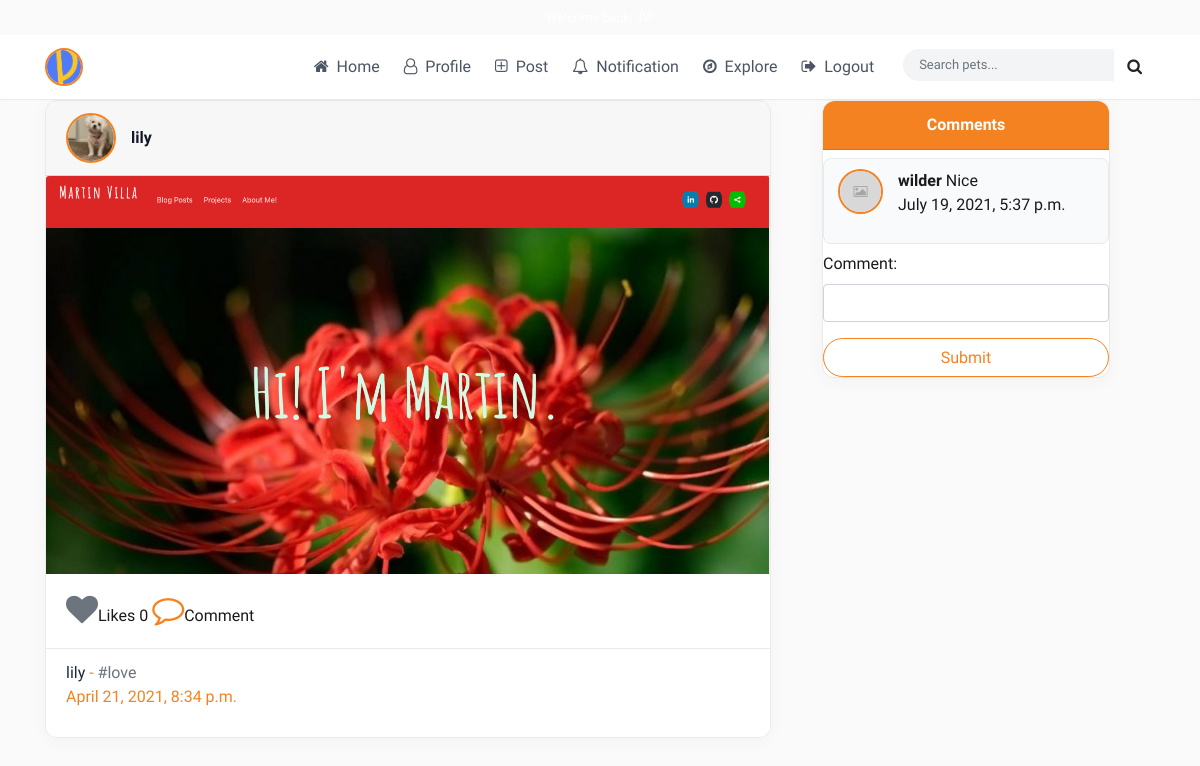
The page /post_detail/1/ (signed in) on the database its author committed.
### post/models.py (models this page shows, shortened)
class Post(models.Model):
    display_name = models.ForeignKey(CustomUser, related_name='user', on_delete=models.CASCADE)
    post_file= models.FileField(upload_to='post/', validators=[FileExtensionValidator(['jpg', 'jpeg', 'heic', 'HEIC', 'mp4', 'mov', 'png'])], null=True)
    caption = models.TextField()
    created_at = models.DateTimeField(default=timezone.now)
    likes = models.IntegerField(default=0)
    user_likes = models.ManyToManyField(CustomUser, related_name='user_likes', symmetrical=False, default=CustomUser, blank=True)
    dislikes = models.IntegerField(default=0)
    location = models.CharField(max_length=255, blank=True, null=True)
    filter_style = models.CharField(max_length=50, blank=True, null=True, default='normal')

class Comment(models.Model):
    comment = models.TextField(max_length=300)
    created_at = models.DateTimeField(default=timezone.now)
    user = models.ForeignKey(CustomUser, related_name='commenter', on_delete=models.CASCADE)
    post = models.ForeignKey(Post, on_delete=models.CASCADE)

### user_profile/models.py (models this page shows)
class CustomUser(AbstractUser):
    website = models.URLField(max_length=200, blank=True)
    bio = models.TextField()
    display_name = models.CharField(max_length=40)
    profile_pic = models.ImageField(upload_to='profile_img', null=True, blank=True)
    follows = models.ManyToManyField('self', related_name='user_follows', symmetrical=False, blank=True, default='self')
    CHOICES = (
        ('Dog', 'Dog'),
        ('Cat', 'Cat'),
        ('Hamster', 'Hamster'),
        ('Bird', 'Bird'),
        ('Fish', 'Fish'),
        ('Reptile', 'Reptile'),
        ('Others', 'Others'),
    )
    pet_type = models.CharField(max_length=300, choices = CHOICES)
    followers = models.ManyToManyField('self', related_name='user_followers', symmetrical=False, blank=True, default='self')
    groups = models.ManyToManyField(
        'auth.Group',
        verbose_name='groups',
        blank=True,
        help_text='The groups this user belongs to.',
        related_name='customuser_set',
        related_query_name='customuser',
    )
    user_permissions = models.ManyToManyField(
        'auth.Permission',
        verbose_name='user permissions',
        blank=True,
        help_text='Specific permissions for this user.',
        related_name='customuser_set',
        related_query_name='customuser',
    )
    def __str__(self):
        return self.display_name

### post/views.py (the view)
# urls.py: path('post_detail/<int:post_id>/', post.post_detail, name='post_detail'),
@login_required
def post_detail(request, post_id):
    notify = Notification.objects.filter(reciever=request.user, read=False).count()
    post = Post.objects.get(id=post_id)
    cap = post.caption.split(' ')
    hashtags = re.findall(r'#(\S+)', post.caption)
    cnotify = NotifyComment.objects.filter(reciever=request.user, read=False).count()
    total_notify = notify + cnotify
    if request.method == 'POST':
        form = CommentForm(request.POST)
        if form.is_valid():
            print(request.user.id)
            data=form.cleaned_data
            comment = Comment.objects.create(
                comment = data['comment'],
                user = request.user,
                post = post
            )
            return redirect(f'/post_detail/{post.id}')
    else:
        form = CommentForm()
        comments = Comment.objects.filter(post_id=post.id).order_by('-created_at')
        return render(request, 'post_detail.html', {
            'post': post,
            'comments': comments,
            'form': form,
            'total_notify': total_notify,
            'hashtags': hashtags,
            'cap': cap
            })

### post/forms.py
class CommentForm(forms.Form):
    comment = forms.CharField(widget=forms.TextInput(attrs={"class":"form-control"}))

### templates/post_detail.html (shortened to what this page needs)
<!doctype html>
{% load static %}
<html lang="en">
  <head>
    <link
      rel="stylesheet"
      href="https://maxcdn.bootstrapcdn.com/bootstrap/4.5.2/css/bootstrap.min.css"
    />
    <link
      rel="stylesheet"
      href="https://cdnjs.cloudflare.com/ajax/libs/font-awesome/4.7.0/css/font-awesome.min.css"
    />
    <link href="https://vjs.zencdn.net/7.11.4/video-js.css" rel="stylesheet" />
    <link rel="stylesheet" href="{% static 'css/style.css' %}" />
  </head>
  <body>
    {% include 'nav.html' %}
    <div class="container">
      <div class="first-col" style="float: left; width: 60%">
        <div class="card post" style="width: 109%">
          <div class="card-header">
            {% if post.display_name.profile_pic %}
            <img
              class="avatar"
              src="{{post.display_name.profile_pic.url}}"
              alt="avatar"
            />
            {% else %}
            <img
              class="avatar"
              src="{% static 'images/placeholder.png'%}"
              alt="Profile Picture"
            />
            {% endif %}
            <span class="post-header"
              ><a href="/profile/{{post.display_name.id}}"
                >{{post.display_name}}</a
              ></span
            >
          </div>
          {% if post.post_file.url|slice:"-4:" == '.mp4' or post.post_file.url|slice:"-4:" == '.mov' %}
          <video
            id="my-video"
            class="video-js card-img-top"
            controls
            preload="auto"
            width="640"
            height="464"
            data-setup="{}"
          >
            <source src="{{post.post_file.url}}#t=0.1" type="video/mp4" />
          </video>
          {% else %}
          <img
            class="card-img-top filter-{{ post.filter_style|default:'normal' }}"
            src="{{ post.post_file.url }}"
            alt="Post image"
          />
          {% endif %}
          <div class="card-body">
            {% if request.user in post.user_likes.all %}
            <span
              ><a href="/unlike/{{post.id}}/"
                ><i
                  class="fa fa-heart fa-2x text-danger"
                  aria-hidden="true"
                ></i></a
              >Likes {{post.likes}}</span
            >
            {% else %}
            <span
              ><a href="/like/{{post.id}}/"
                ><i
                  class="fa fa-heart fa-2x text-secondary"
                  aria-hidden="true"
                ></i></a
              >Likes {{post.likes}}</span
            >
            {% endif %}
            <span class="card-title bubble"
              ><a href="/post_detail/{{post.id}}"
                ><i class="fa fa-comment-o fa-2x"></i></a
              >Comment</span
            >
          </div>
          <ul class="list-group list-group-flush">
            <li class="list-group-item">
              <a href="/profile/{{post.display_name.id}}"
                >{{post.display_name}}</a
              >
              -
              <span>
                {% for word in cap %} {% if word|slice:'0:1' == '#' %}
                <a href="/hashtag/{{ word|slice:'1:' }}/">{{ word }}</a>
                {% else %} {{ word }} {% endif %} {% endfor%}
              </span>
              <p>{{post.created_at}}</p>
            </li>
          </ul>
        </div>
      </div>
      <div class="second-col" style="float: right; width: 30%">
        <div class="card side" style="width: 18rem">
          <div class="card-header list text-center">Comments</div>
          <div class="scroll-bar">
            {% for comment in comments %}
            <div class="chat">
              {% if comment.user.profile_pic %}
              <span
                ><img
                  class="avatar-comments"
                  src="{{comment.user.profile_pic.url}}"
                  alt="Avatar"
                  style="width: 100%"
              /></span>
              {% else %}
              <span
                ><img
                  class="avatar-comments"
                  src="{% static 'images/placeholder.png'%}"
                  alt="Avatar"
                  style="width: 100%"
              /></span>
              {% endif %}
              <span>
                <strong>{{ comment.user.username }} </strong>
                <span>{{ comment.comment }}</span>
              </span>
              <p>{{ comment.created_at }}</p>
            </div>
            {% endfor %} {% if request.user.id != None %}
            <form action="" method="POST" enctype="multipart/form-data">
              {% csrf_token %} {{ form.as_p }}
              <button class="btn btn-comment btn-md btn-block" type="submit">
                Submit
              </button>
            </form>
            {% endif %}
          </div>
        </div>
      </div>
    </div>
  </body>
</html>

### static/css/style.css (style rules this page uses)
* { box-sizing: border-box; }
body { background-color: #fafafa; font-family: 'Plus Jakarta Sans', sans-serif !important; color: #1a1a1a; }
.avatar { vertical-align: middle; width: 50px; height: 50px; border-radius: 50%; float: left; border: 2px solid #f58220; object-fit: cover; }
.post-header { margin-left: 15px; line-height: 50px; font-size: 16px; font-weight: 600; }
.post-header > a { color: #111827; text-decoration: none; }
.card.post { margin-bottom: 40px; font-family: 'Plus Jakarta Sans', sans-serif !important; border: 1px solid #eaeaea; border-radius: 12px; box-shadow: 0 4px 20px rgba(0, 0, 0, 0.03); overflow: hidden; }
img.card-img-top { width: 100%; max-height: 500px; object-fit: cover; }
.card-header.list { background-color: #f58220; color: #fff; font-weight: 600; border-top-left-radius: 12px !important; border-top-right-radius: 12px !important; }
.card.side { font-family: 'Plus Jakarta Sans', sans-serif !important; border: 1px solid #eaeaea; border-radius: 12px; box-shadow: 0 4px 20px rgba(0, 0, 0, 0.03); }
ul.list-group.list-group-flush { color: #f58220; }
li.list-group-item { border-color: #f3f4f6; }
li.list-group-item > a { color: #1f2937; text-decoration: none; font-weight: 500; }
li.list-group-item > span > a { color: #6b7280; text-decoration: none; }
.card-title.bubble > a { color: #f58220; }
.chat { border: 1px solid #eaeaea; background-color: #f9fafb; border-radius: 8px; padding: 10px 14px; margin: 8px 0; }
img.avatar-comments { float: left; max-width: 45px; width: 100%; height: 45px; margin-right: 15px; border-radius: 50%; border: 2px solid #f58220; object-fit: cover; }
.btn.btn-comment, .btn.profile-edit, .btn.edit-profile, .btn.btn-following { border: 1px solid #f58220; color: #f58220; background-color: #fff; border-radius: 50rem; font-weight: 500; padding: 0.4rem 1rem; cursor: pointer; transition: all 0.2s ease; }
.filter-normal { filter: none; }

### rows shown on the page
Post: display_name.profile_pic (picture), display_name "lily", post_file (picture), likes "0", cap "#love", created_at "April 21, 2021, 8:34 p.m."
Comment: user.username "wilder", comment "Nice", created_at "July 19, 2021, 5:37 p.m."
